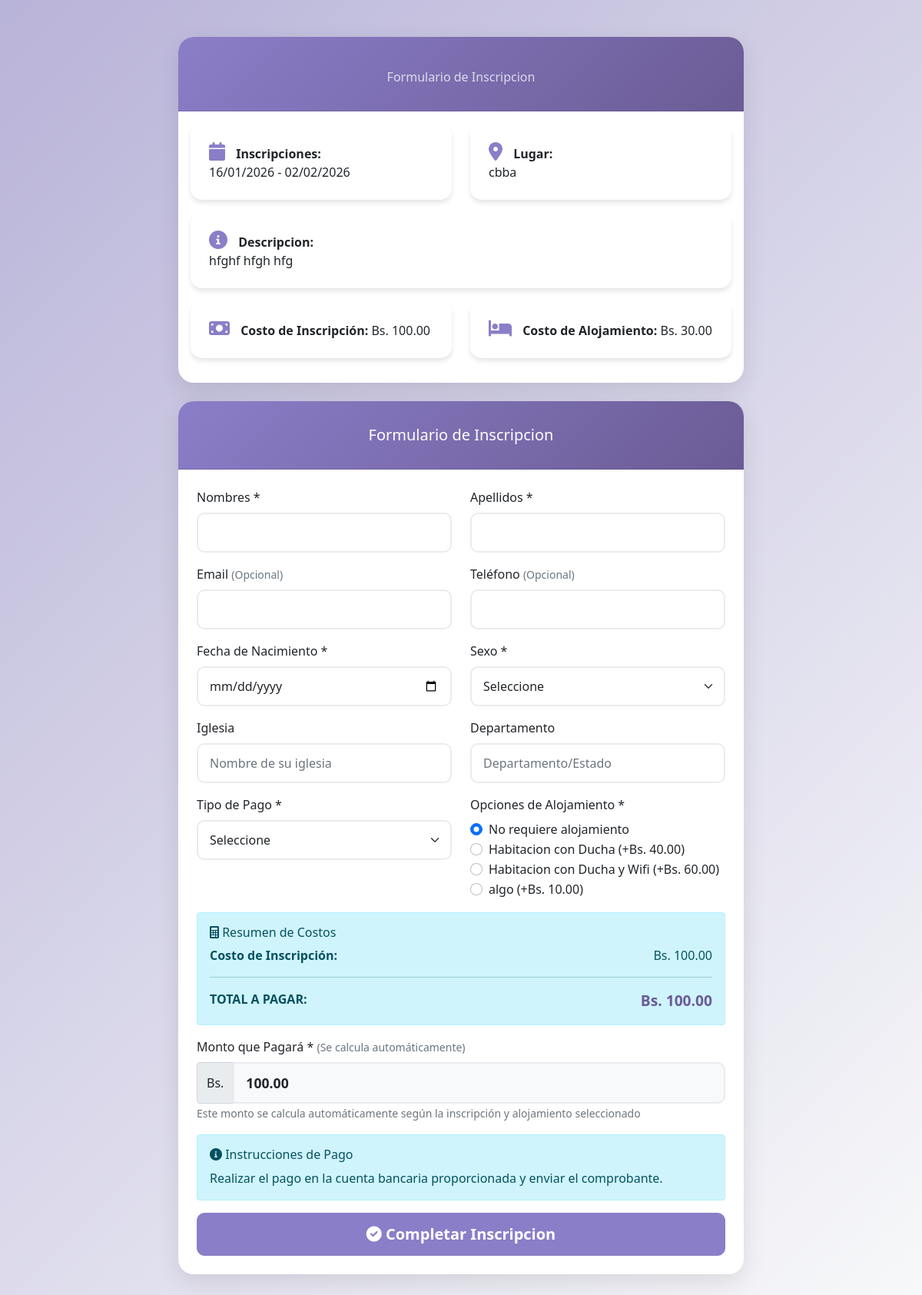
Screenshot of /eventos/inscribir.php?evento=14 (signed in) with the database file from the repository.
### tables this page shows
CREATE TABLE `eventos` (
  `id` int(11) NOT NULL AUTO_INCREMENT,
  `titulo` varchar(200) NOT NULL,
  `descripcion` text DEFAULT NULL,
  `fecha_inicio` date DEFAULT NULL,
  `fecha_evento` date DEFAULT NULL,
  `hora_evento` time DEFAULT NULL,
  `fecha_fin` date DEFAULT NULL,
  `fecha_inicio_inscripcion` date DEFAULT NULL,
  `fecha_fin_inscripcion` date DEFAULT NULL,
  `lugar` varchar(200) DEFAULT NULL,
  `imagen_portada` varchar(255) DEFAULT NULL,
  `costo_inscripcion` decimal(10,2) DEFAULT 0.00,
  `costo_alojamiento` decimal(10,2) DEFAULT 0.00,
  `alojamiento_opcion1_desc` varchar(255) DEFAULT NULL,
  `alojamiento_opcion1_costo` decimal(10,2) DEFAULT 0.00,
  `alojamiento_opcion2_desc` varchar(255) DEFAULT NULL,
  `alojamiento_opcion2_costo` decimal(10,2) DEFAULT 0.00,
  `alojamiento_opcion3_desc` varchar(255) DEFAULT NULL,
  `alojamiento_opcion3_costo` decimal(10,2) DEFAULT 0.00,
  `edad_rango1_min` int(11) DEFAULT NULL,
  `edad_rango1_max` int(11) DEFAULT NULL,
  `costo_rango1` decimal(10,2) DEFAULT 0.00,
  `edad_rango2_min` int(11) DEFAULT NULL,
  `edad_rango2_max` int(11) DEFAULT NULL,
  `costo_rango2` decimal(10,2) DEFAULT 0.00,
  `imagen` varchar(255) DEFAULT NULL,
  `estado` enum('activo','inactivo','finalizado') DEFAULT 'activo',
  `color` varchar(7) DEFAULT NULL,
  `destacado` enum('si','no') DEFAULT 'no',
  `creado_por` int(11) NOT NULL,
  `fecha_creacion` timestamp NOT NULL DEFAULT current_timestamp(),
  PRIMARY KEY (`id`),
  KEY `idx_fechas` (`fecha_inicio_inscripcion`,`fecha_fin_inscripcion`),
  KEY `idx_estado` (`estado`),
  KEY `idx_creado_por` (`creado_por`),
  CONSTRAINT `eventos_ibfk_1` FOREIGN KEY (`creado_por`) REFERENCES `usuarios` (`id`)
);

CREATE TABLE `configuracion_eventos` (
  `id` int(11) NOT NULL AUTO_INCREMENT,
  `evento_id` int(11) NOT NULL,
  `precio_base` decimal(10,2) DEFAULT 0.00,
  `precio_alojamiento` decimal(10,2) DEFAULT 0.00,
  `max_participantes` int(11) DEFAULT 200,
  `requiere_aprobacion` tinyint(1) DEFAULT 0,
  `instrucciones_pago` text DEFAULT NULL,
  `campos_extra` longtext DEFAULT NULL CHECK (json_valid(`campos_extra`)),
  `fecha_actualizacion` timestamp NOT NULL DEFAULT current_timestamp() ON UPDATE current_timestamp(),
  `descuento_fecha1` date DEFAULT NULL,
  `descuento_costo1` decimal(10,2) DEFAULT 0.00,
  `descuento_fecha2` date DEFAULT NULL,
  `descuento_costo2` decimal(10,2) DEFAULT 0.00,
  `descuento_fecha3` date DEFAULT NULL,
  `descuento_costo3` decimal(10,2) DEFAULT 0.00,
  PRIMARY KEY (`id`),
  UNIQUE KEY `unique_evento` (`evento_id`),
  CONSTRAINT `configuracion_eventos_ibfk_1` FOREIGN KEY (`evento_id`) REFERENCES `eventos` (`id`) ON DELETE CASCADE
);

### eventos/inscribir.php (the view, shortened to what the rows shown need)
<?php
require_once __DIR__ . '/../config/config.php';
require_once __DIR__ . '/../includes/eventos.php';
$eventoId = isset($_GET['evento']) ? intval($_GET['evento']) : 0;
$eventosManager = new EventosManager($db);
$evento = $eventosManager->getById($eventoId);
$hoy = date('Y-m-d');
$inscripcionAbierta = ($hoy >= $evento['fecha_inicio_inscripcion'] && $hoy <= $evento['fecha_fin_inscripcion']);
$esAdminEvento = isLoggedIn() && canAccessEvent($eventoId);
$permitirInscripcion = $inscripcionAbierta || $esAdminEvento;
$config = $eventosManager->getConfig($eventoId);
$original_costo = $evento['costo_inscripcion'];
$today = date('Y-m-d');
if (!empty($config['descuento_fecha3']) && $today <= $config['descuento_fecha3']) {
    $evento['costo_inscripcion'] = $config['descuento_costo3'];
} elseif (!empty($config['descuento_fecha2']) && $today <= $config['descuento_fecha2']) {
    $evento['costo_inscripcion'] = $config['descuento_costo2'];
} elseif (!empty($config['descuento_fecha1']) && $today <= $config['descuento_fecha1']) {
    $evento['costo_inscripcion'] = $config['descuento_costo1'];
} else {
    $evento['costo_inscripcion'] = $original_costo ?? 0;
}
?>
<!DOCTYPE html>
<html lang="es">
<head>
    <link rel="stylesheet" href="https://cdnjs.cloudflare.com/ajax/libs/font-awesome/6.0.0/css/all.min.css">
    <link href="https://cdn.jsdelivr.net/npm/bootstrap@5.1.3/dist/css/bootstrap.min.css" rel="stylesheet">
</head>
<body>
    <div class="container py-5">
        <div class="row justify-content-center">
            <div class="col-lg-8">
                <div class="card mb-4">
                    <div class="card-body">
                        <div class="row">
                            <div class="col-md-6">
                                <div class="info-box">
                                    <i class="fas fa-calendar"></i>
                                    <strong>Inscripciones:</strong><br>
                                    <?php echo formatDate($evento['fecha_inicio_inscripcion']); ?> -
                                    <?php echo formatDate($evento['fecha_fin_inscripcion']); ?>
                                </div>
                            </div>
                            <div class="col-md-6">
                                <div class="info-box">
                                    <i class="fas fa-map-marker-alt"></i>
                                    <strong>Lugar:</strong><br>
                                    <?php echo htmlspecialchars($evento['lugar'] ?? 'No especificado'); ?>
                                </div>
                            </div>
                        </div>
                        <?php if (!empty($evento['descripcion'])): ?>
                            <div class="info-box">
                                <i class="fas fa-info-circle"></i>
                                <strong>Descripcion:</strong><br>
                                <?php echo nl2br(htmlspecialchars($evento['descripcion'])); ?>
                            </div>
                        <?php endif; ?>
                        <div class="row">
                            <div class="col-md-6">
                                <div class="info-box">
                                    <i class="fas fa-money-bill"></i>
                                    <strong>Costo de Inscripción:</strong> Bs.
                                    <?php echo number_format($evento['costo_inscripcion'] ?? 0, 2); ?>
                                </div>
                            </div>
                            <div class="col-md-6">
                                <div class="info-box">
                                    <i class="fas fa-bed"></i>
                                    <strong>Costo de Alojamiento:</strong> Bs.
                                    <?php echo number_format($evento['costo_alojamiento'] ?? 0, 2); ?>
                                </div>
                            </div>
                        </div>
                    </div>
                </div>
                <?php if (!$permitirInscripcion): ?>
                    <div class="card inscripcion-cerrada">
                        <div class="card-body text-center py-5">
                            <i class="fas fa-lock fa-5x mb-4"></i>
                            <h3 class="mb-3">Inscripciones Cerradas</h3>
                            <p>El periodo de inscripcion para este evento ha finalizado.</p>
                            <p class="text-muted">Fecha de cierre:
                                <?php echo formatDate($evento['fecha_fin_inscripcion']); ?></p>
                        </div>
                    </div>
                <?php else: ?>
                    <div class="card">
                        <div class="card-body p-4">
                            <form method="POST" id="formInscripcion">
                                <div class="row mb-3">
                                    <div class="col-md-6">
                                    </div>
                                    <div class="col-md-6">
                                    </div>
                                </div>
                                <div class="row mb-3">
                                    <div class="col-md-6">
                                    </div>
                                    <div class="col-md-6">
                                    </div>
                                </div>
                                <div class="row mb-3">
                                    <div class="col-md-6">
                                    </div>
                                    <div class="col-md-6">
                                    </div>
                                </div>
                                <div class="row mb-3">
                                    <div class="col-md-6">
                                    </div>
                                    <div class="col-md-6">
                                    </div>
                                </div>
                                <div class="row mb-3">
                                    <div class="col-md-6">
                                    </div>
                                    <?php
                                    $tieneAlojamiento = !empty($evento['alojamiento_opcion1_desc']) ||
                                        !empty($evento['alojamiento_opcion2_desc']) ||
                                        !empty($evento['alojamiento_opcion3_desc']);
                                    ?>
                                    <?php if ($tieneAlojamiento): ?>
                                        <div class="col-md-6">
                                            <?php if (!empty($evento['alojamiento_opcion1_desc'])): ?>
                                                <div class="form-check">
                                                    <input class="form-check-input" type="radio" name="alojamiento"
                                                        id="alojamiento_opcion1"
                                                        value="<?php echo htmlspecialchars($evento['alojamiento_opcion1_desc']); ?>"
                                                        onchange="calcularMonto()">
                                                    <label class="form-check-label" for="alojamiento_opcion1">
                                                        <?php echo htmlspecialchars($evento['alojamiento_opcion1_desc']); ?> (+Bs.
                                                        <?php echo number_format($evento['alojamiento_opcion1_costo'] ?? 0, 2); ?>)
                                                    </label>
                                                </div>
                                            <?php endif; ?>
                                            <?php if (!empty($evento['alojamiento_opcion2_desc'])): ?>
                                                <div class="form-check">
                                                    <input class="form-check-input" type="radio" name="alojamiento"
                                                        id="alojamiento_opcion2"
                                                        value="<?php echo htmlspecialchars($evento['alojamiento_opcion2_desc']); ?>"
                                                        onchange="calcularMonto()">
                                                    <label class="form-check-label" for="alojamiento_opcion2">
                                                        <?php echo htmlspecialchars($evento['alojamiento_opcion2_desc']); ?> (+Bs.
                                                        <?php echo number_format($evento['alojamiento_opcion2_costo'] ?? 0, 2); ?>)
                                                    </label>
                                                </div>
                                            <?php endif; ?>
                                            <?php if (!empty($evento['alojamiento_opcion3_desc'])): ?>
                                                <div class="form-check">
                                                    <input class="form-check-input" type="radio" name="alojamiento"
                                                        id="alojamiento_opcion3"
                                                        value="<?php echo htmlspecialchars($evento['alojamiento_opcion3_desc']); ?>"
                                                        onchange="calcularMonto()">
                                                    <label class="form-check-label" for="alojamiento_opcion3">
                                                        <?php echo htmlspecialchars($evento['alojamiento_opcion3_desc']); ?> (+Bs.
                                                        <?php echo number_format($evento['alojamiento_opcion3_costo'] ?? 0, 2); ?>)
                                                    </label>
                                                </div>
                                            <?php endif; ?>
                                        </div>
                                    <?php endif; ?>
                                </div>
                                <div class="alert alert-info mb-3">
                                    <h6 class="mb-2"><i class="fas fa-calculator"></i> Resumen de Costos</h6>
                                    <div class="row">
                                    </div>
                                    <hr>
                                    <div class="row">
                                    </div>
                                </div>
                                <div class="row mb-3">
                                    <div class="col-md-12">
                                    </div>
                                </div>
                                <?php if (!empty($config['instrucciones_pago'])): ?>
                                    <div class="alert alert-info">
                                        <h6><i class="fas fa-info-circle"></i> Instrucciones de Pago</h6>
                                        <?php echo nl2br(htmlspecialchars($config['instrucciones_pago'])); ?>
                                    </div>
                                <?php endif; ?>
                                <div class="d-grid gap-2">
                                    <button type="submit" class="btn btn-primary btn-lg">
                                    </button>
                                </div>
                            </form>
                        </div>
                    </div>
                <?php endif; ?>
            </div>
        </div>
    </div>
</body>
</html>

### rows the page displays
eventos: fecha_inicio_inscripcion "16/01/2026", fecha_fin_inscripcion "02/02/2026", lugar "cbba", descripcion "hfghf hfgh hfg", costo_inscripcion "100.00", costo_alojamiento "30.00", alojamiento_opcion1_desc "Habitacion con Ducha", alojamiento_opcion1_costo "40.00", alojamiento_opcion2_desc "Habitacion con Ducha y Wifi", alojamiento_opcion2_costo "60.00", alojamiento_opcion3_desc "algo", alojamiento_opcion3_costo "10.00"
configuracion_eventos: instrucciones_pago "Realizar el pago en la cuenta bancaria proporcionada y enviar el comprobante."
